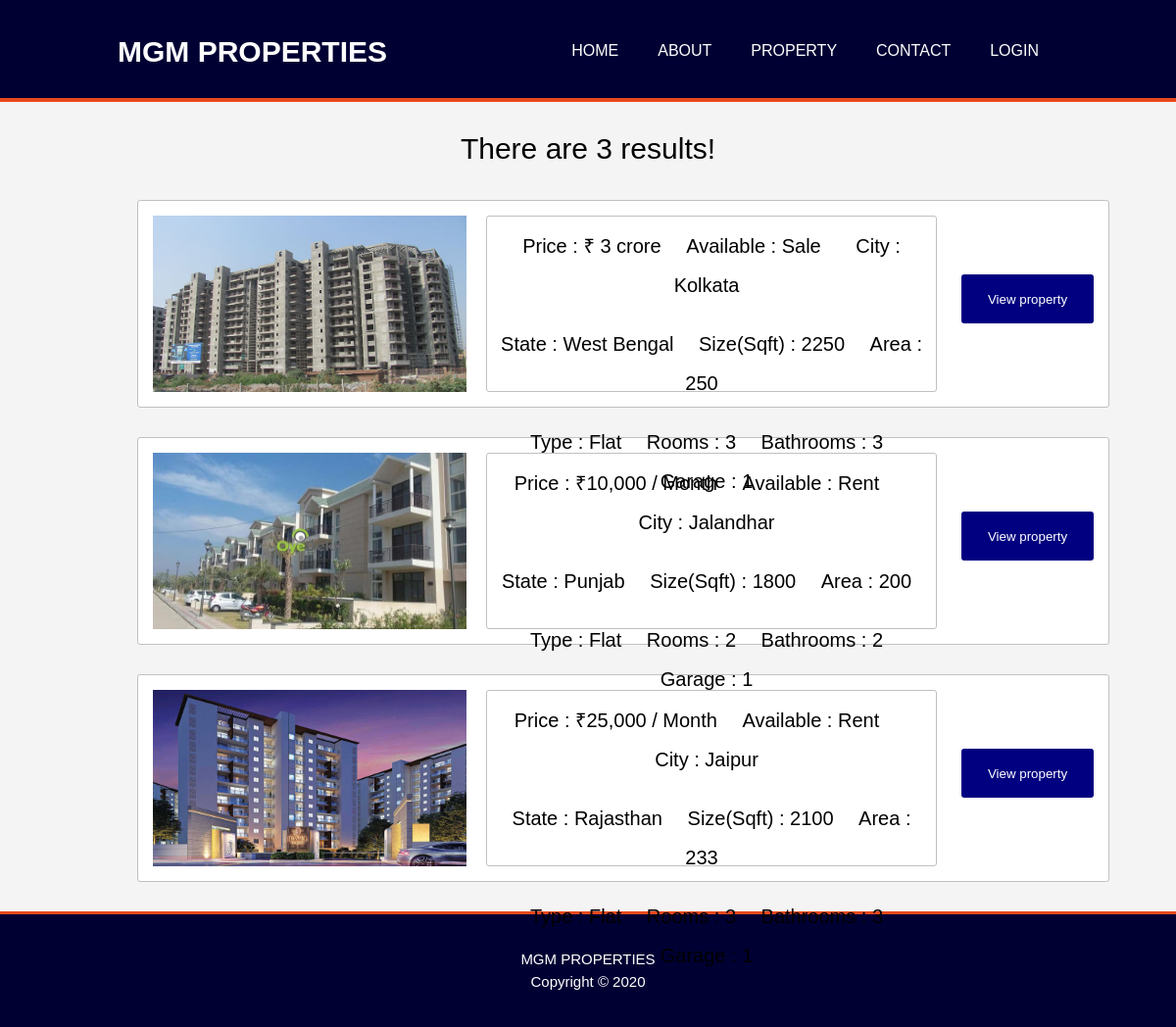
Page /project/flats.php on the committed database.
### tables this page shows
CREATE TABLE `property` (
  `id` int(10) NOT NULL,
  `description` varchar(20) NOT NULL,
  `name` varchar(20) NOT NULL,
  `available` varchar(10) NOT NULL,
  `state` varchar(20) NOT NULL,
  `size` varchar(20) NOT NULL,
  `rooms` int(10) NOT NULL,
  `address` varchar(250) NOT NULL,
  `images` varchar(300) NOT NULL,
  `type` varchar(20) NOT NULL,
  `value` varchar(20) NOT NULL,
  `city` varchar(20) NOT NULL,
  `area` varchar(20) NOT NULL,
  `bathroom` int(10) NOT NULL,
  `garage` int(10) NOT NULL,
  `details` varchar(250) NOT NULL,
  `contact` varchar(10) NOT NULL
);

### project/flats.php (the view, shortened to what this page needs)
<!DOCTYPE html>
<html>
<head>
	<link rel="stylesheet" type="text/css" href="css/style.css">
</head>
<body>
 <header>
          <div class="container">
            <div id="branding">
              <h1>MGM PROPERTIES</h1>
            </div>
            <nav>
              <ul>
                <li><a href="index.php">Home</a></li>
                <li><a href="about.php">About</a></li>
                <li><a href="show_property.php">Property</a></li>
                <li><a href="contact.php">Contact</a></li>
                <li><a href="login.php">Login</a></li>
              </ul>
            </nav>
          </div>
        </header>
    <?php
    include 'connect.php';
		$prop="Flat";
	    $sql1="select * from property where description='$prop' ";
	    $result=mysqli_query($con,$sql1);
	    $queryresult=mysqli_num_rows($result);
	    if ($queryresult==true) {
	    	echo "<div class='search'>There are ".$queryresult." results!</div>";
            while($row = mysqli_fetch_assoc($result))
            {
	        ?>
	 <div class="box">
	 	<form method="POST">
		<div class="show">
			<div class="imgbox"><img src='<?php echo $row["images"]; ?>'/></div>
		<div class="detail1">
	    <div class="display"><ul><li>Price : <?php echo $row['value'];?></li>
	    <li>Available : <?php echo $row['available'];?></li>
	    <li></li>City : <?php echo $row['city'];?></ul></div>
	    <div class="display"><ul><li>State : <?php echo $row['state'];?></li>
	    <li>Size(Sqft) : <?php echo $row['size'];?></li>
	    <li>Area : <?php echo $row['area'];?></li></ul></div>
	    <div class="display"><ul><li>Type : <?php echo $row['description'];?></li>
      <li>Rooms : <?php echo $row['rooms'];?></li>
	    <li>Bathrooms : <?php echo $row['bathroom'];?></li>
	    <li>Garage : <?php echo $row['garage'];?></li></ul></div>
	    </div>
      <button type="submit" name="a1" class="botton">View property</button>
	    </div></form>
  <?php
    }
   ?>
 </div>
<?php
}
?>
<footer>
        <p>MGM PROPERTIES<br>Copyright &copy; 2020</p>
        </footer>
</body>
</html>

### project/css/style.css (style rules this page uses)
body { font-family: sans-serif; font-size: 15px; line-height: 1.5; padding: 0; margin: 0; }
.container { width: 80%; margin: auto; overflow: hidden; }
ul { margin: 0; padding: 0; }
header { background: #000033; color: #ffffff; padding-top: 30px; min-height: 70px; border-bottom: #e8491d 4px solid; }
header a { color: #ffffff; text-decoration: none; text-transform: uppercase; font-size: 16px; }
header li { float: left; display: inline; padding: 0 20px 0 20px; }
header #branding { float: left; }
header #branding h1 { margin: 0; }
header nav { float: right; margin-top: 10px; }
.show { margin: 30px; margin-left: 140px; padding: 15px; background-color: #fff; border-radius: 3px; border: 1px solid silver; width: 80%; height: 180px; display: flex; }
.show .imgbox img { width: 320px; height: 180px; }
.detail1 { font-size: 20px; text-align: center; width: 700px; border: 1px solid silver; border-radius: 3px; margin-left: 20px; line-height: 40px; }
.detail1 li { display: inline; padding: 0 10px 0 10px; }
.detail1 .display { padding: 10px; padding-left: 0; }
.botton { width: 200px; height: 50px; margin-left: 25px; margin-top: 60px; background-color: navy; color: #fff; border: navy; border-radius: 3px; }
footer { padding: 20px; margin-top: 20px; min-height: 40px; color: #ffffff; text-align: center; background-color: #000033; border-top: #e8491d 3px solid; }

### project/flats.php (style rules this page uses)
body { background-color: #f4f4f4; }
.search { text-align: center; font-size: 30px; margin-top: 25px; }

### rows in the picture
property: images (picture), value "₹ 3 crore", available "Sale", city "Kolkata", state "West Bengal", size "2250", area "250", description "Flat", rooms "3", bathroom "3", garage "1"
property: images (picture), value "₹10,000 / Month", available "Rent", city "Jalandhar", state "Punjab", size "1800", area "200", description "Flat", rooms "2", bathroom "2", garage "1"
property: images (picture), value "₹25,000 / Month", available "Rent", city "Jaipur", state "Rajasthan", size "2100", area "233", description "Flat", rooms "3", bathroom "3"

### other values in the picture
$queryresult "3"
